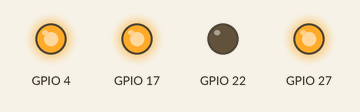
Recording of a program running on a simulated Raspberry Pi (BCM pin numbers). Parts: output pins drawn as LEDs (lit = HIGH). At 2.0 s the program stops and its outputs stay as they are.

Above: at 0.1 s.
At 1.1 s:
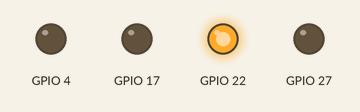
At 2.1 s:
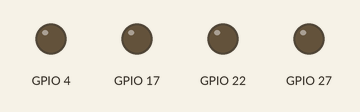
Timing chart, 0 to 3.5 s (numbered marks = the images above):
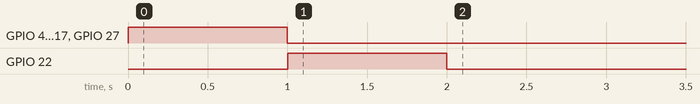

The program:

robot3.py
```python
import RPi.GPIO as gpio
import time

#This function sets up the GPIO ports and mode
def init():
    gpio.setmode(gpio.BCM)
    gpio.setup(4, gpio.OUT)
    gpio.setup(17, gpio.OUT)
    gpio.setup(27, gpio.OUT)
    gpio.setup(22, gpio.OUT)

#It receives the time the wheels will be running forward
def forward(tf):
    init()
    gpio.output(4, False)
    gpio.output(17, True)
    gpio.output(27, True)
    gpio.output(22, False)
    time.sleep(tf)
    gpio.cleanup()

#It receives the time the wheels will be running backwards
def reverse(tf):
    init()
    gpio.output(4, True)
    gpio.output(17, False)
    gpio.output(27, False)
    gpio.output(22, True)
    time.sleep(tf)
    gpio.cleanup()


#It receives the time the wheels will be turning left
def turn_left(tf):
    init()
    gpio.output(4, True)
    gpio.output(17, True)
    gpio.output(27, True)
    gpio.output(22, False)
    time.sleep(tf)
    gpio.cleanup()


#It receives the time the wheels will be turning right
def turn_right(tf):
    init()
    gpio.output(4, False)
    gpio.output(17, False)
    gpio.output(27, False)
    gpio.output(22, True)
    time.sleep(tf)
    gpio.cleanup()


turn_left(1)
turn_right(1)
```

Measured:
- by itself, GPIO 4, GPIO 17, GPIO 27: LOW → HIGH at 0.00 s, → LOW 1.0 s later
- by itself, GPIO 22: LOW → HIGH at 1.0 s, → LOW 1.0 s later
